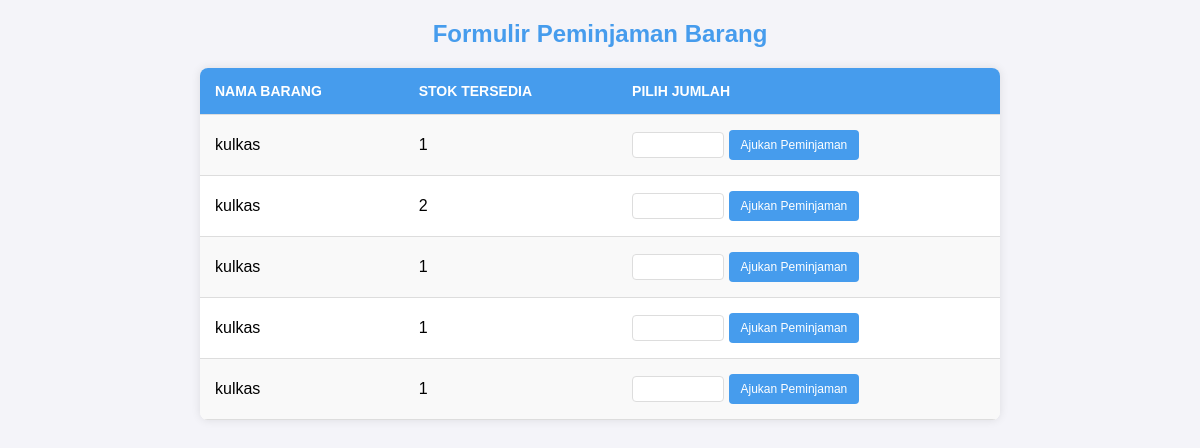
Page /barang.php (signed in) on the committed database.
### tables this page shows
CREATE TABLE `items` (
  `id` int(11) NOT NULL,
  `qrcode_image` varchar(255) DEFAULT NULL,
  `name` varchar(150) NOT NULL,
  `item_code` varchar(50) DEFAULT NULL,
  `category_id` int(11) DEFAULT NULL,
  `purchase_date` date DEFAULT NULL,
  `price` decimal(10,2) DEFAULT NULL,
  `image` varchar(255) DEFAULT NULL,
  `item_condition` varchar(255) DEFAULT NULL,
  `room_id` int(11) DEFAULT NULL,
  `quantity` int(11) NOT NULL DEFAULT 1,
  `barcode` varchar(255) DEFAULT NULL,
  `status` enum('bisadipinjam','tidakbisadipinjam') NOT NULL DEFAULT 'bisadipinjam',
  `total` int(11) NOT NULL,
  `repair_status` enum('tidak_diperbaiki','diperbaiki') NOT NULL DEFAULT 'tidak_diperbaiki'
);

### barang.php (the view, shortened to what this page needs)
<?php
include "config.php";
$query = "SELECT id, name, quantity FROM items WHERE quantity > 0 AND status = 'bisadipinjam'";
$result = $conn->query($query);
?>
<!DOCTYPE html>
<html lang="id">
<head>
</head>
<body>
    <h2>Formulir Peminjaman Barang</h2>
    <table>
        <tr>
            <th>Nama Barang</th>
            <th>Stok Tersedia</th>
            <th>Pilih Jumlah</th>
        </tr>
        <?php while ($row = $result->fetch_assoc()) { ?>
            <tr>
                <td data-label="Nama Barang"><?= htmlspecialchars($row['name']); ?></td>
                <td data-label="Stok Tersedia"><?= htmlspecialchars($row['quantity']); ?></td>
                <td data-label="Pilih Jumlah">
                    <form action="pinjam.php" method="POST">
                        <input type="number" name="jumlah" min="1" max="<?= $row['quantity']; ?>" required>
                        <button type="submit">Ajukan Peminjaman</button>
                    </form>
                </td>
            </tr>
        <?php } ?>
    </table>
</body>
</html>

### barang.php (style rules this page uses)
body { font-family: Arial, sans-serif; margin: 0; padding: 0; background-color: #f4f4f9; }
h2 { color: #469CED; text-align: center; margin: 20px 0; font-size: 24px; }
table { width: 100vh; border-collapse: collapse; margin: 20px auto; background: white; box-shadow: 0px 0px 10px rgba(0, 0, 0, 0.1); border-radius: 8px; overflow: hidden; }
table th, table td { padding: 15px; text-align: left; border-bottom: 1px solid #ddd; }
table th { background: #469CED; color: white; text-transform: uppercase; font-size: 14px; }
table tr:nth-child(even) { background: #f9f9f9; }
button { background-color: #469CED; color: white; border: none; padding: 8px 12px; border-radius: 4px; cursor: pointer; font-size: 12px; }
input[type="number"] { padding: 5px; width: 80px; border: 1px solid #ddd; border-radius: 4px; font-size: 12px; }

### rows in the picture
items: name "kulkas", quantity "1"
items: name "kulkas", quantity "2"
items: name "kulkas", quantity "1"
items: name "kulkas", quantity "1"
items: name "kulkas", quantity "1"
